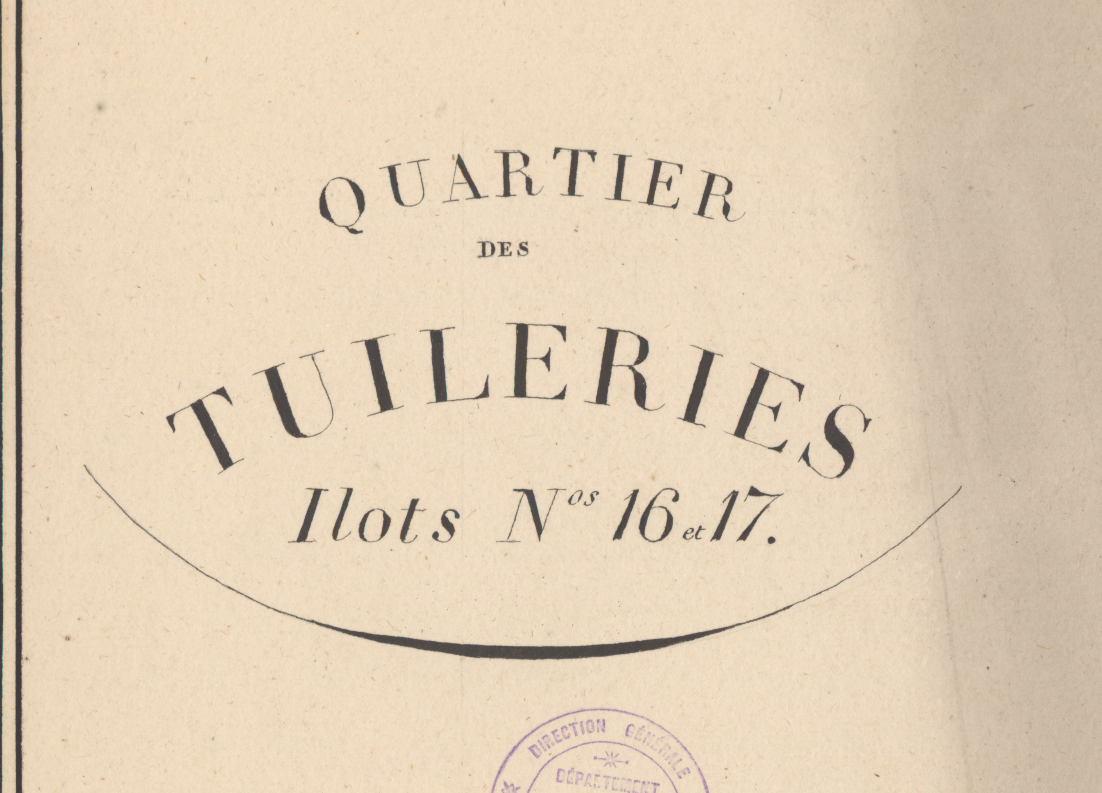
#> input picture LabWork_3/cadastre1.png, 1102 x 793 px
$ python text_extraction.py
#> lines starting #> are read from the running program, lines starting #| are printed output that depends on the picture; after the words box and inside, x2 and y2 are one past the last pixel; in counts of white or black regions, pixels touching at a corner belong together
from matplotlib import pyplot as plt
import cv2 as cv
import numpy as np

src = cv.imread('cadastre1.png',0)
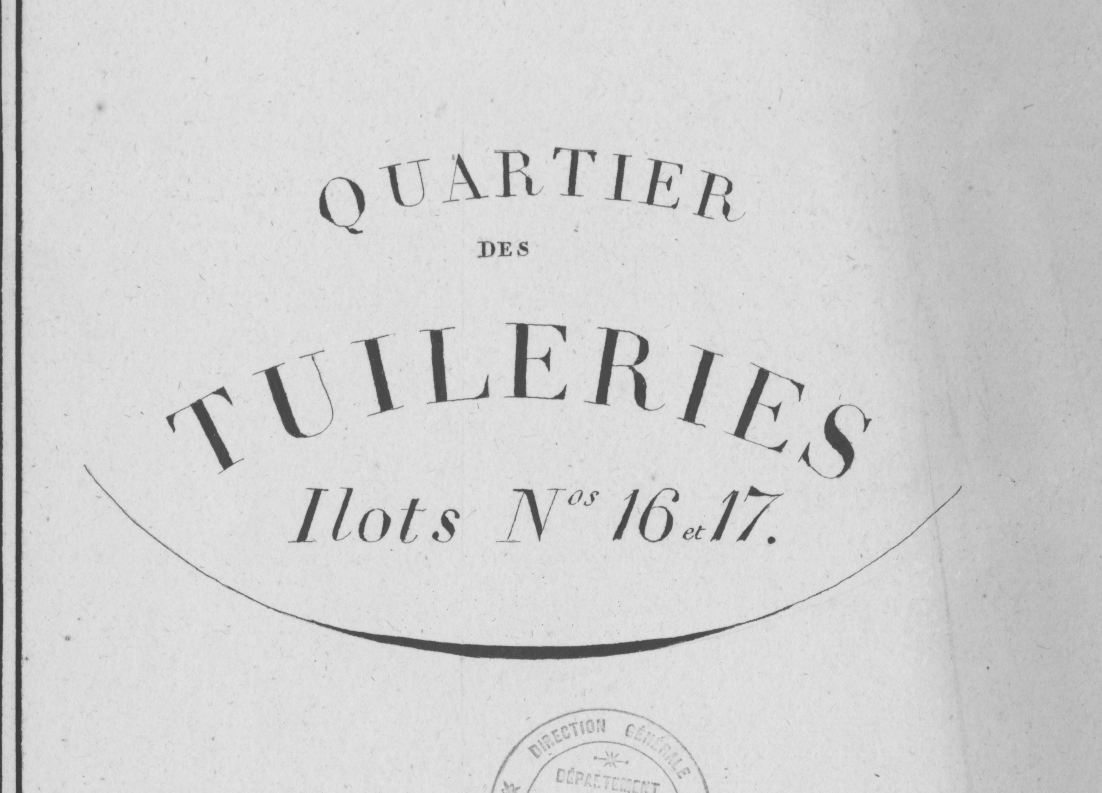
#> src: shape (793, 1102); min 56, max 237, mean 209.4

textMask = cv.imread('cadastre1.png',0)
cv.rectangle(textMask,(290,140),(800,560),(0,0,0),-1)
cv.rectangle(textMask,(150,360),(290,480),(0,0,0),-1)
cv.rectangle(textMask,(800,360),(900,480),(0,0,0),-1)
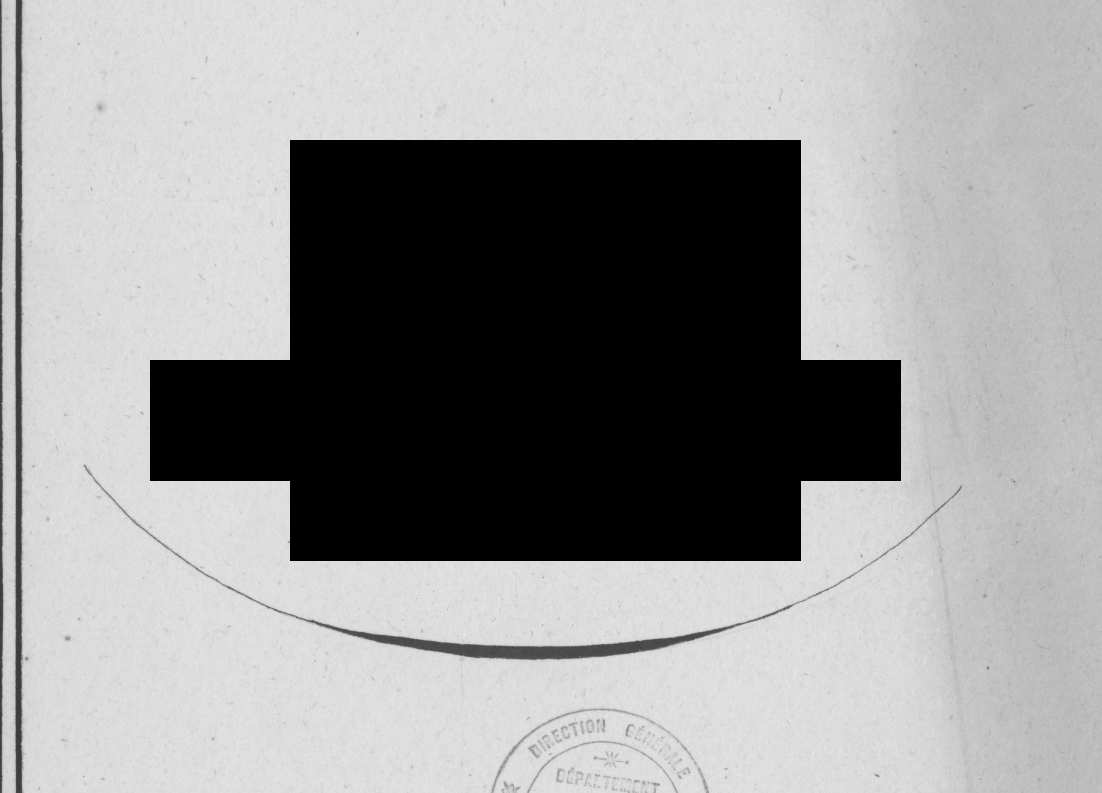
#> textMask: shape (793, 1102); min 0, max 229, mean 151
textImg= src - textMask
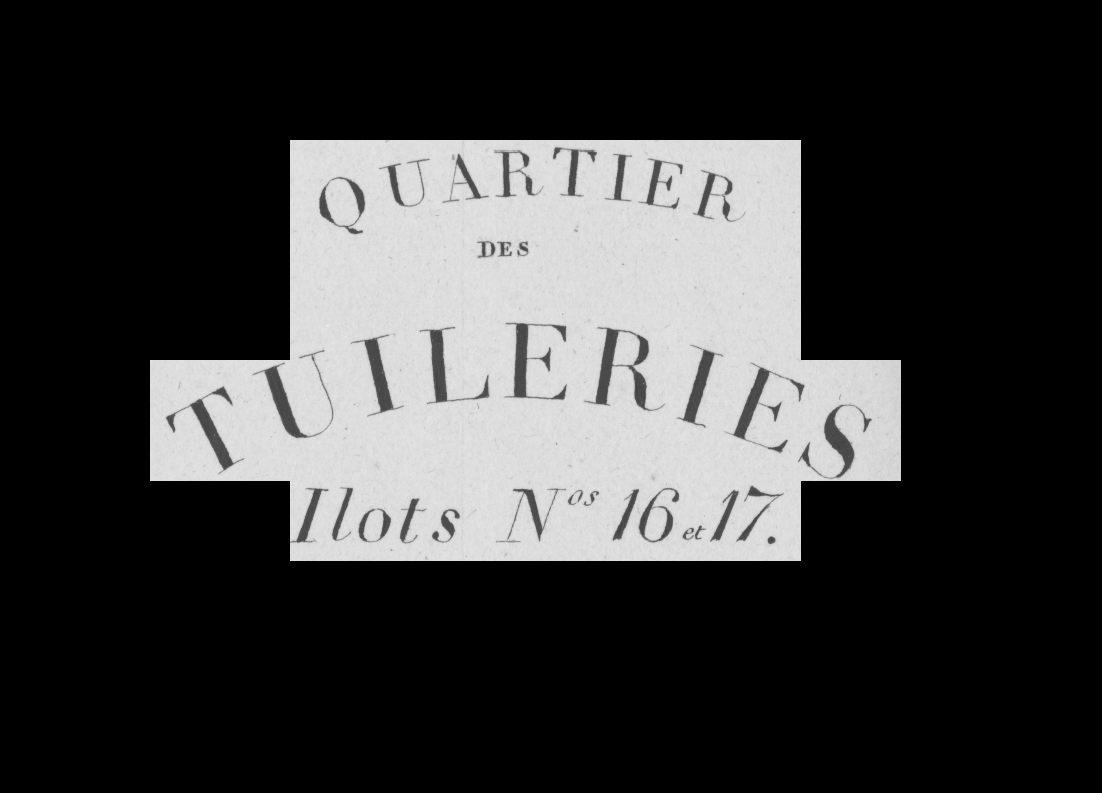
#> textImg: shape (793, 1102); min 0, max 237, mean 58.5

whiteBg = np.full(textMask.shape,255,dtype=np.uint8)
cv.rectangle(textMask,(290,140),(800,560),(0,0,0),-1)
cv.rectangle(textMask,(150,360),(290,480),(0,0,0),-1)
cv.rectangle(textMask,(800,360),(900,480),(0,0,0),-1)
textImg = textImg + whiteBg

kernel = np.ones((3,3),np.uint8)
textErode = cv.erode(textImg,kernel,iterations = 1)
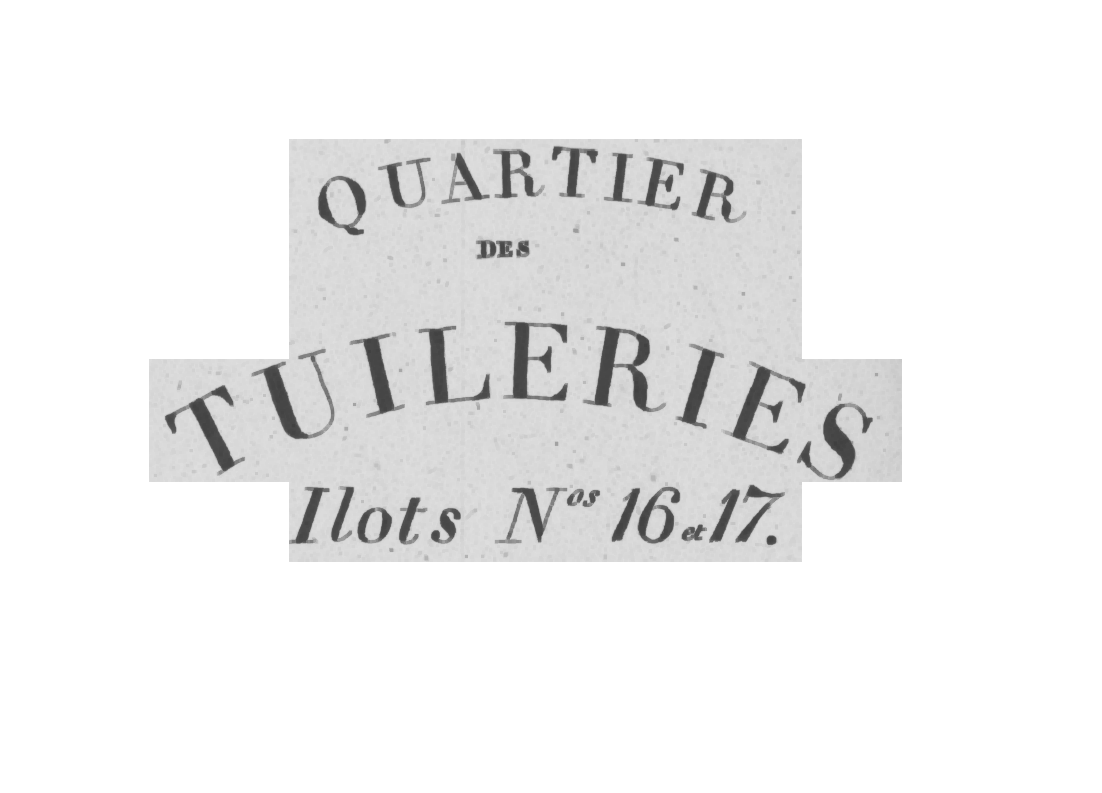
#> textErode: shape (793, 1102); min 63, max 255, mean 239.6

textMorph = cv.morphologyEx(textErode, cv.MORPH_CROSS, kernel)

textBlur = cv.GaussianBlur(textMorph,(1,1),0)
ret,clearText = cv.threshold(textBlur,0,255,cv.THRESH_BINARY+cv.THRESH_OTSU)
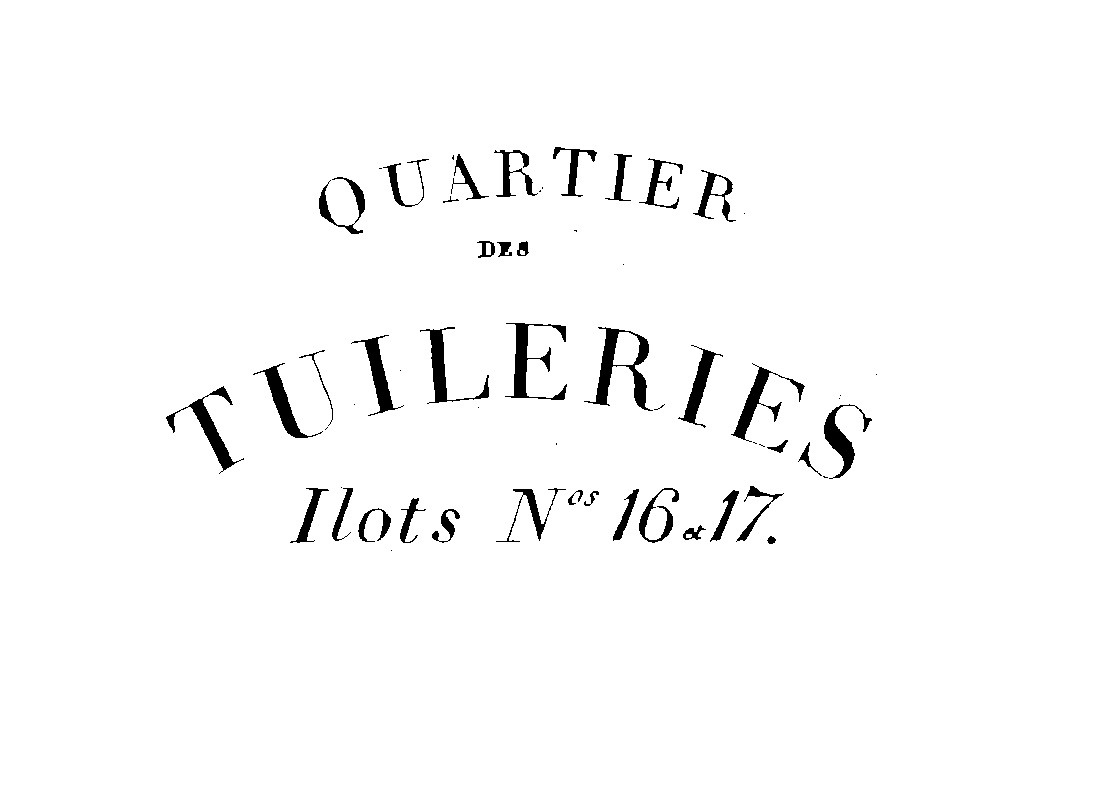
#> clearText: shape (793, 1102); 97.7% white; 59 black regions (21 under 20 px), largest, box (x1, y1, x2, y2) and area: (584, 327, 653, 411) 1655, (505, 323, 567, 400) 1324, (166, 386, 244, 474) 1207
#> ret = 169

titles = ['Original','Clear text']
images = [src,clearText]
for i in range(2):
    plt.subplot(1,2,i+1),plt.imshow(images[i],'gray')
    plt.title(titles[i])
    plt.xticks([]),plt.yticks([])
plt.show()
